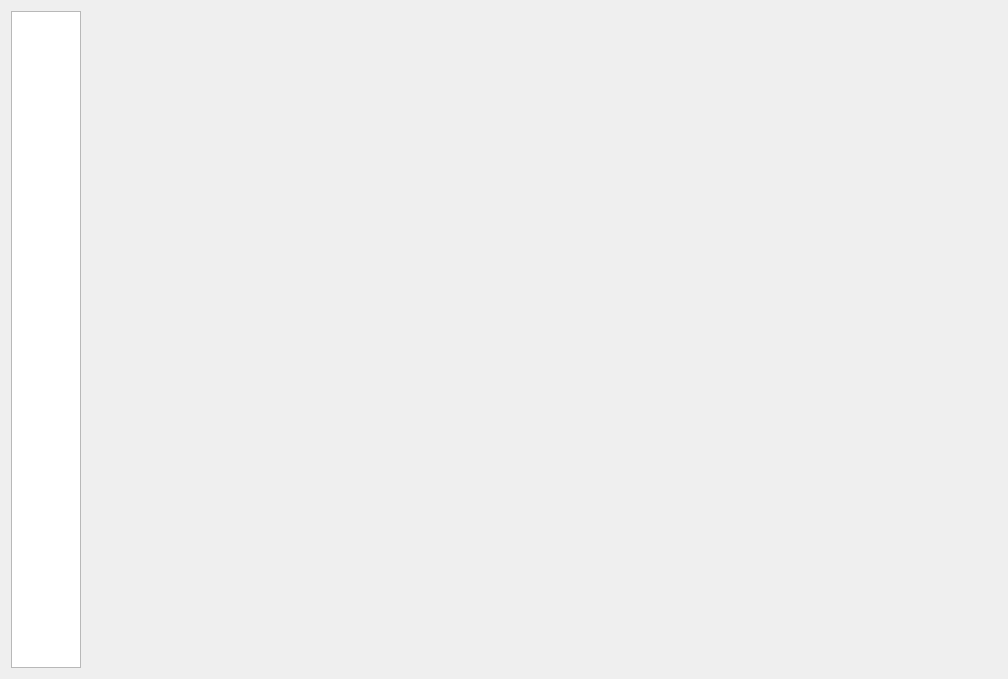
<?xml version="1.0" encoding="UTF-8"?>
<ui version="4.0">
 <class>Form</class>
 <widget class="QWidget" name="Form">
  <property name="geometry">
   <rect>
    <x>0</x>
    <y>0</y>
    <width>1008</width>
    <height>679</height>
   </rect>
  </property>
  <property name="windowTitle">
   <string>Form</string>
  </property>
  <layout class="QHBoxLayout" name="horizontalLayout">
   <item>
    <widget class="QListWidget" name="listWidget">
     <property name="sizePolicy">
      <sizepolicy hsizetype="Expanding" vsizetype="Expanding">
       <horstretch>1</horstretch>
       <verstretch>0</verstretch>
      </sizepolicy>
     </property>
     <property name="baseSize">
      <size>
       <width>0</width>
       <height>0</height>
      </size>
     </property>
     <property name="alternatingRowColors">
      <bool>false</bool>
     </property>
     <property name="isWrapping" stdset="0">
      <bool>true</bool>
     </property>
     <property name="gridSize">
      <size>
       <width>1</width>
       <height>0</height>
      </size>
     </property>
     <property name="viewMode">
      <enum>QListView::IconMode</enum>
     </property>
     <item>
      <property name="text">
       <string>Tags&amp;Attributes</string>
      </property>
      <property name="icon">
       <iconset>
        <normaloff>icons/placeholder.png</normaloff>icons/placeholder.png</iconset>
      </property>
     </item>
     <item>
      <property name="text">
       <string>Indexed Files</string>
      </property>
     </item>
     <item>
      <property name="text">
       <string>Explorer</string>
      </property>
     </item>
     <item>
      <property name="text">
       <string>Pending Events</string>
      </property>
     </item>
     <item>
      <property name="text">
       <string>Plugins</string>
      </property>
     </item>
     <item>
      <property name="text">
       <string>Logs</string>
      </property>
     </item>
    </widget>
   </item>
   <item>
    <widget class="QStackedWidget" name="stackedWidget">
     <property name="sizePolicy">
      <sizepolicy hsizetype="Expanding" vsizetype="Preferred">
       <horstretch>20</horstretch>
       <verstretch>0</verstretch>
      </sizepolicy>
     </property>
     <property name="currentIndex">
      <number>0</number>
     </property>
     <widget class="QWidget" name="page"/>
     <widget class="QWidget" name="page_2"/>
    </widget>
   </item>
  </layout>
  <action name="actionTag">
   <property name="icon">
    <iconset>
     <normaloff>icons/placeholder.png</normaloff>icons/placeholder.png</iconset>
   </property>
   <property name="text">
    <string>Tag</string>
   </property>
   <property name="toolTip">
    <string>Tag</string>
   </property>
  </action>
 </widget>
 <resources/>
 <connections/>
</ui>
